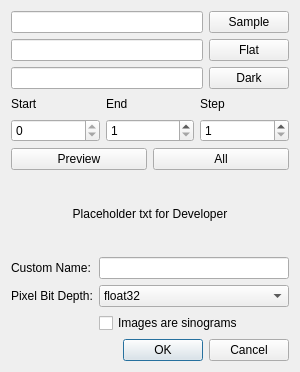
<?xml version="1.0" encoding="UTF-8"?>
<ui version="4.0">
 <class>Dialog</class>
 <widget class="QDialog" name="Dialog">
  <property name="geometry">
   <rect>
    <x>0</x>
    <y>0</y>
    <width>300</width>
    <height>372</height>
   </rect>
  </property>
  <property name="windowTitle">
   <string>Load</string>
  </property>
  <layout class="QVBoxLayout" name="verticalLayout">
   <item>
    <layout class="QVBoxLayout" name="data_fields_layout">
     <item>
      <layout class="QHBoxLayout" name="sampleLayout">
       <item>
        <widget class="QLineEdit" name="sample_path"/>
       </item>
       <item>
        <widget class="QPushButton" name="sample_button">
         <property name="text">
          <string>Sample</string>
         </property>
        </widget>
       </item>
      </layout>
     </item>
     <item>
      <widget class="QWidget" name="flat_widget" native="true">
       <layout class="QHBoxLayout" name="flatLayout">
        <property name="leftMargin">
         <number>0</number>
        </property>
        <property name="topMargin">
         <number>0</number>
        </property>
        <property name="rightMargin">
         <number>0</number>
        </property>
        <property name="bottomMargin">
         <number>0</number>
        </property>
        <item>
         <widget class="QLineEdit" name="flat_path"/>
        </item>
        <item>
         <widget class="QPushButton" name="flat_button">
          <property name="text">
           <string>Flat</string>
          </property>
         </widget>
        </item>
       </layout>
      </widget>
     </item>
     <item>
      <widget class="QWidget" name="dark_widget" native="true">
       <layout class="QHBoxLayout" name="darkLayout">
        <property name="leftMargin">
         <number>0</number>
        </property>
        <property name="topMargin">
         <number>0</number>
        </property>
        <property name="rightMargin">
         <number>0</number>
        </property>
        <property name="bottomMargin">
         <number>0</number>
        </property>
        <item>
         <widget class="QLineEdit" name="dark_path"/>
        </item>
        <item>
         <widget class="QPushButton" name="dark_button">
          <property name="text">
           <string>Dark</string>
          </property>
         </widget>
        </item>
       </layout>
      </widget>
     </item>
    </layout>
   </item>
   <item>
    <layout class="QVBoxLayout" name="verticalLayout_5">
     <item>
      <layout class="QHBoxLayout" name="horizontalLayout_2">
       <item>
        <layout class="QVBoxLayout" name="verticalLayout_2">
         <item>
          <widget class="QLabel" name="label">
           <property name="text">
            <string>Start</string>
           </property>
          </widget>
         </item>
         <item>
          <widget class="QSpinBox" name="index_start">
           <property name="sizePolicy">
            <sizepolicy hsizetype="Minimum" vsizetype="Maximum">
             <horstretch>0</horstretch>
             <verstretch>0</verstretch>
            </sizepolicy>
           </property>
           <property name="maximum">
            <number>0</number>
           </property>
          </widget>
         </item>
        </layout>
       </item>
       <item>
        <layout class="QVBoxLayout" name="verticalLayout_3">
         <item>
          <widget class="QLabel" name="label_2">
           <property name="text">
            <string>End</string>
           </property>
          </widget>
         </item>
         <item>
          <widget class="QSpinBox" name="index_end">
           <property name="minimum">
            <number>1</number>
           </property>
           <property name="maximum">
            <number>9999999</number>
           </property>
          </widget>
         </item>
        </layout>
       </item>
       <item>
        <layout class="QVBoxLayout" name="verticalLayout_4">
         <item>
          <widget class="QLabel" name="label_3">
           <property name="text">
            <string>Step</string>
           </property>
          </widget>
         </item>
         <item>
          <widget class="QSpinBox" name="index_step">
           <property name="minimum">
            <number>1</number>
           </property>
           <property name="maximum">
            <number>9999999</number>
           </property>
           <property name="value">
            <number>1</number>
           </property>
          </widget>
         </item>
        </layout>
       </item>
      </layout>
     </item>
     <item>
      <layout class="QHBoxLayout" name="horizontalLayout_3">
       <item>
        <widget class="QPushButton" name="step_preview">
         <property name="text">
          <string>Preview</string>
         </property>
        </widget>
       </item>
       <item>
        <widget class="QPushButton" name="step_all">
         <property name="text">
          <string>All</string>
         </property>
        </widget>
       </item>
      </layout>
     </item>
    </layout>
   </item>
   <item>
    <widget class="QLabel" name="expectedResourcesLabel">
     <property name="text">
      <string>Placeholder txt for Developer</string>
     </property>
     <property name="alignment">
      <set>Qt::AlignCenter</set>
     </property>
    </widget>
   </item>
   <item>
    <layout class="QGridLayout" name="gridLayout">
     <item row="1" column="1">
      <widget class="QComboBox" name="pixel_bit_depth">
       <property name="editable">
        <bool>false</bool>
       </property>
       <property name="currentIndex">
        <number>0</number>
       </property>
       <item>
        <property name="text">
         <string>float32</string>
        </property>
       </item>
       <item>
        <property name="text">
         <string>float64</string>
        </property>
       </item>
      </widget>
     </item>
     <item row="1" column="0">
      <widget class="QLabel" name="label_5">
       <property name="text">
        <string>Pixel Bit Depth:</string>
       </property>
      </widget>
     </item>
     <item row="0" column="0">
      <widget class="QLabel" name="label_4">
       <property name="text">
        <string>Custom Name:</string>
       </property>
      </widget>
     </item>
     <item row="0" column="1">
      <widget class="QLineEdit" name="stackName">
       <property name="toolTip">
        <string>&lt;html&gt;&lt;head/&gt;&lt;body&gt;&lt;p&gt;Set custom name that will be used as the stack's name. If not provided the folder name will be used.&lt;/p&gt;&lt;/body&gt;&lt;/html&gt;</string>
       </property>
      </widget>
     </item>
     <item row="2" column="1">
      <widget class="QCheckBox" name="images_are_sinograms">
       <property name="text">
        <string>Images are sinograms</string>
       </property>
      </widget>
     </item>
    </layout>
   </item>
   <item>
    <widget class="QDialogButtonBox" name="buttonBox">
     <property name="orientation">
      <enum>Qt::Horizontal</enum>
     </property>
     <property name="standardButtons">
      <set>QDialogButtonBox::Cancel|QDialogButtonBox::Ok</set>
     </property>
    </widget>
   </item>
  </layout>
 </widget>
 <resources/>
 <connections>
  <connection>
   <sender>buttonBox</sender>
   <signal>accepted()</signal>
   <receiver>Dialog</receiver>
   <slot>accept()</slot>
   <hints>
    <hint type="sourcelabel">
     <x>248</x>
     <y>254</y>
    </hint>
    <hint type="destinationlabel">
     <x>157</x>
     <y>274</y>
    </hint>
   </hints>
  </connection>
  <connection>
   <sender>buttonBox</sender>
   <signal>rejected()</signal>
   <receiver>Dialog</receiver>
   <slot>reject()</slot>
   <hints>
    <hint type="sourcelabel">
     <x>316</x>
     <y>260</y>
    </hint>
    <hint type="destinationlabel">
     <x>286</x>
     <y>274</y>
    </hint>
   </hints>
  </connection>
 </connections>
</ui>
